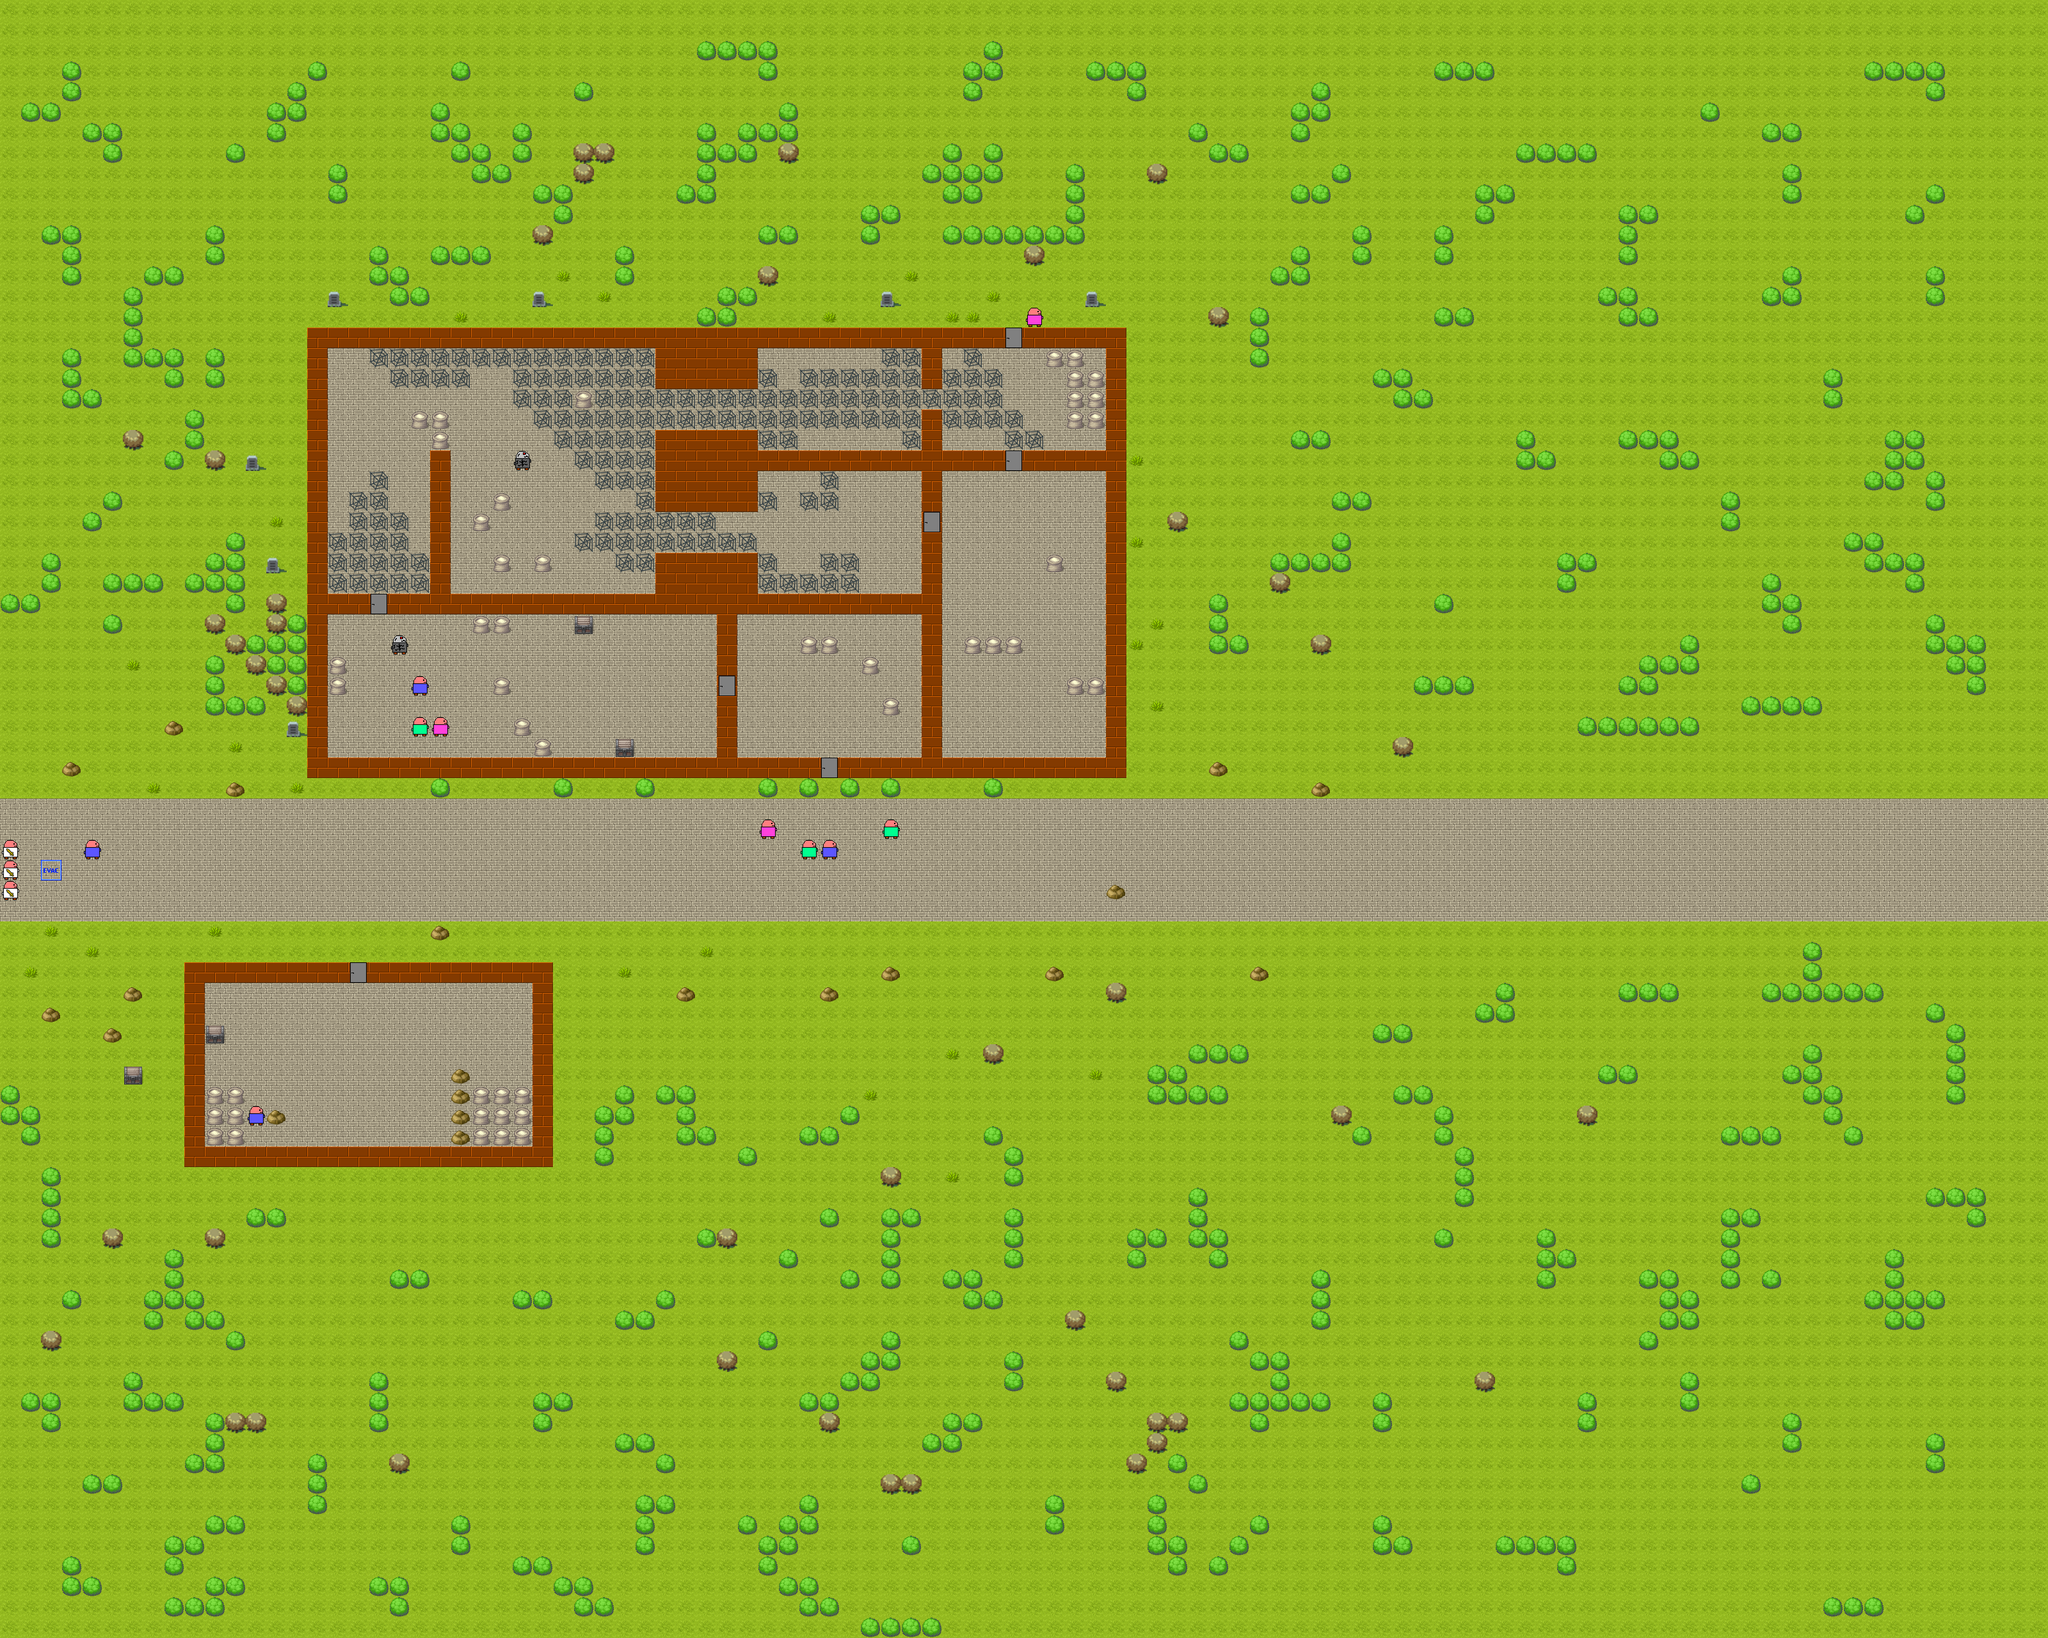

Tiled map render using the project's own tile images. Description and the map definition, with tile-layer contents summarised, below:
An orthogonal 100x80 tile map with 32x32 px tiles, 3 tile layers (Main layer, Upper layer, Fire Layer) and 16 objects.

<map version="1.2" tiledversion="1.2.5" orientation="orthogonal" renderorder="right-down" width="100" height="80" tilewidth="32" tileheight="32" infinite="0" nextlayerid="6" nextobjectid="35">
 <tileset firstgid="1" name="PaladinSet" tilewidth="32" tileheight="32" tilecount="24" columns="0">
  <tile id="0">
   <image width="32" height="32" source="../Sources/NormalizedTiles/AutumnTree.png" />
  </tile>
  <tile id="1">
   <image width="32" height="32" source="../Sources/NormalizedTiles/Bag.png" />
  </tile>
  <tile id="2">
   <image width="32" height="32" source="../Sources/NormalizedTiles/BlueCivilian.png" />
  </tile>
  <tile id="3">
   <image width="32" height="32" source="../Sources/NormalizedTiles/Bush.png" />
  </tile>
  <tile id="4">
   <image width="32" height="32" source="../Sources/NormalizedTiles/Cobweb.png" />
  </tile>
  <tile id="5">
   <image width="32" height="32" source="../Sources/NormalizedTiles/CultistOfFire.png" />
  </tile>
  <tile id="6">
   <image width="32" height="32" source="../Sources/NormalizedTiles/Ghoul.png" />
  </tile>
  <tile id="7">
   <image width="32" height="32" source="../Sources/NormalizedTiles/Grass.png" />
  </tile>
  <tile id="8">
   <image width="32" height="32" source="../Sources/NormalizedTiles/Grave.png" />
  </tile>
  <tile id="9">
   <image width="32" height="32" source="../Sources/NormalizedTiles/Grave2.png" />
  </tile>
  <tile id="10">
   <image width="32" height="32" source="../Sources/NormalizedTiles/GreenCivilian.png" />
  </tile>
  <tile id="11">
   <image width="32" height="32" source="../Sources/NormalizedTiles/Chest.png" />
  </tile>
  <tile id="12">
   <image width="32" height="32" source="../Sources/NormalizedTiles/Chest2.png" />
  </tile>
  <tile id="13">
   <image width="32" height="32" source="../Sources/NormalizedTiles/PurpleCivilian.png" />
  </tile>
  <tile id="14">
   <image width="32" height="32" source="../Sources/NormalizedTiles/Rock.png" />
  </tile>
  <tile id="15">
   <image width="32" height="32" source="../Sources/NormalizedTiles/Sidewalk.png" />
  </tile>
  <tile id="16">
   <image width="32" height="32" source="../Sources/NormalizedTiles/WarriorPaladin.png" />
  </tile>
  <tile id="17">
   <image width="32" height="32" source="../Sources/NormalizedTiles/Water.png" />
  </tile>
  <tile id="18">
   <image width="32" height="32" source="../Sources/NormalizedTiles/Weed.png" />
  </tile>
  <tile id="19">
   <image width="32" height="32" source="../Sources/NormalizedTiles/WoodenGrave.png" />
  </tile>
  <tile id="20">
   <image width="32" height="32" source="../Sources/NormalizedTiles/BrownBrick.png" />
  </tile>
  <tile id="21">
   <image width="32" height="32" source="../Sources/NormalizedTiles/BrownDoor.png" />
  </tile>
  <tile id="22">
   <image width="32" height="32" source="../Sources/NormalizedTiles/Evac.png" />
  </tile>
  <tile id="23">
   <image width="32" height="32" source="../Sources/NormalizedTiles/Fire32.png" />
  </tile>
 </tileset>
 <layer id="1" name="Main layer" width="100" height="80">
  <data>[8000 cells, 8000 non-empty, 4 distinct tile ids]</data>
 </layer>
 <layer id="2" name="Upper layer" width="100" height="80">
  <properties>
   <property name="CharacterStr" value="" />
  </properties>
  <data>[8000 cells, 892 non-empty, 15 distinct tile ids]</data>
 </layer>
 <layer id="5" name="Fire Layer" width="100" height="80">
  <data>[8000 cells, 0 non-empty, 0 distinct tile ids]</data>
 </layer>
 <objectgroup id="4" name="Vrstva objektů 1">
  <object id="15" x="0" y="0" width="83" height="19">
   <text wrap="1">TopLeft</text>
  </object>
  <object id="16" x="128" y="1312" width="83" height="19">
   <text wrap="1">IntroMan</text>
  </object>
  <object id="17" x="192" y="1664" width="83" height="19">
   <text wrap="1">ScrollChest</text>
  </object>
  <object id="18" x="320" y="1600" width="83" height="19">
   <text wrap="1">MechantChest</text>
  </object>
  <object id="19" x="384" y="1728" width="83" height="19">
   <text wrap="1">Mechant</text>
  </object>
  <object id="20" x="1184" y="1280" width="83" height="19">
   <text wrap="1">Civ1</text>
  </object>
  <object id="21" x="1280" y="1312" width="83" height="19">
   <text wrap="1">Civ3</text>
  </object>
  <object id="23" x="1248" y="1312" width="83" height="19">
   <text wrap="1">Civ2</text>
  </object>
  <object id="24" x="1376" y="1280" width="83" height="19">
   <text wrap="1">Civ4</text>
  </object>
  <object id="25" x="1280" y="1184" width="83" height="19">
   <text wrap="1">MainDoor</text>
  </object>
  <object id="26" x="640" y="1056" width="83" height="19">
   <text wrap="1">Inj1</text>
  </object>
  <object id="27" x="640" y="1120" width="83" height="19">
   <text wrap="1">Inj2</text>
  </object>
  <object id="29" x="672" y="1120" width="83" height="19">
   <text wrap="1">Inj3</text>
  </object>
  <object id="32" x="1600" y="480" width="83" height="19">
   <text wrap="1">BackdoorPerson</text>
  </object>
  <object id="33" x="480" y="1056" width="83" height="19">
   <text wrap="1">Bomb</text>
  </object>
  <object id="34" x="608" y="992" width="83" height="19">
   <text wrap="1">TrappedGhoul</text>
  </object>
 </objectgroup>
</map>